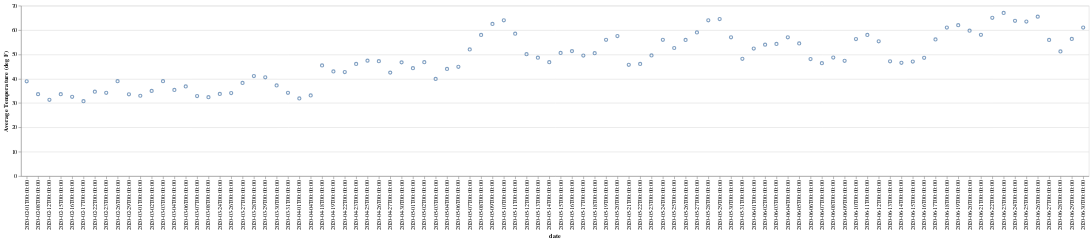

Notebook code for this chart:
### Code cell
ex_fids = list(weather_data.keys())[0]
ex_fids_data = clean_weather_dataframe(weather_data[ex_fids],ex_fids,location_dict[ex_fids]).reset_index()
alt.Chart(ex_fids_data).mark_point().encode(
    y='Average Temperature (deg F)',
    x='date'
)

### Figure 1 — Vega-Lite specification as saved in the notebook (floating-point values rounded to 4 significant figures)
{"config": {"view": {"continuousWidth": 400, "continuousHeight": 300}}, "data": {"name": "data-258b2c29cc75849e491ae2861a504a9e"}, "mark": "point", "encoding": {"x": {"type": "nominal", "field": "date"}, "y": {"type": "quantitative", "field": "Average Temperature (deg F)"}}, "$schema": "https://vega.github.io/schema/vega-lite/v4.8.1.json", "datasets": {"data-258b2c29cc75849e491ae2861a504a9e": [{"date": "2020-02-01T00:00:00", "Average Temperature (deg F)": 38.93}, {"date": "2020-02-08T00:00:00", "Average Temperature (deg F)": 33.67}, {"date": "2020-02-12T00:00:00", "Average Temperature (deg F)": 31.33}, {"date": "2020-02-15T00:00:00", "Average Temperature (deg F)": 33.65}, {"date": "2020-02-16T00:00:00", "Average Temperature (deg F)": 32.58}, {"date": "2020-02-17T00:00:00", "Average Temperature (deg F)": 30.77}, {"date": "2020-02-22T00:00:00", "Average Temperature (deg F)": 34.67}, {"date": "2020-02-23T00:00:00", "Average Temperature (deg F)": 34.21}, {"date": "2020-02-26T00:00:00", "Average Temperature (deg F)": 39.0}, {"date": "2020-02-29T00:00:00", "Average Temperature (deg F)": 33.61}, {"date": "2020-03-01T00:00:00", "Average Temperature (deg F)": 33.0}, {"date": "2020-03-02T00:00:00", "Average Temperature (deg F)": 35.0}, {"date": "2020-03-03T00:00:00", "Average Temperature (deg F)": 39.0}, {"date": "2020-03-04T00:00:00", "Average Temperature (deg F)": 35.4}, {"date": "2020-03-06T00:00:00", "Average Temperature (deg F)": 36.83}, {"date": "2020-03-07T00:00:00", "Average Temperature (deg F)": 32.88}, {"date": "2020-03-08T00:00:00", "Average Temperature (deg F)": 32.42}, {"date": "2020-03-24T00:00:00", "Average Temperature (deg F)": 33.75}, {"date": "2020-03-26T00:00:00", "Average Temperature (deg F)": 34.11}, {"date": "2020-03-27T00:00:00", "Average Temperature (deg F)": 38.27}, {"date": "2020-03-28T00:00:00", "Average Temperature (deg F)": 41.11}, {"date": "2020-03-29T00:00:00", "Average Temperature (deg F)": 40.58}, {"date": "2020-03-30T00:00:00", "Average Temperature (deg F)": 37.25}, {"date": "2020-03-31T00:00:00", "Average Temperature (deg F)": 34.21}, {"date": "2020-04-01T00:00:00", "Average Temperature (deg F)": 31.89}, {"date": "2020-04-04T00:00:00", "Average Temperature (deg F)": 33.14}, {"date": "2020-04-18T00:00:00", "Average Temperature (deg F)": 45.44}, {"date": "2020-04-19T00:00:00", "Average Temperature (deg F)": 43.0}, {"date": "2020-04-22T00:00:00", "Average Temperature (deg F)": 42.75}, {"date": "2020-04-23T00:00:00", "Average Temperature (deg F)": 46.06}, {"date": "2020-04-25T00:00:00", "Average Temperature (deg F)": 47.43}, {"date": "2020-04-26T00:00:00", "Average Temperature (deg F)": 47.17}, {"date": "2020-04-27T00:00:00", "Average Temperature (deg F)": 42.5}, {"date": "2020-04-30T00:00:00", "Average Temperature (deg F)": 46.71}, {"date": "2020-05-01T00:00:00", "Average Temperature (deg F)": 44.33}, {"date": "2020-05-02T00:00:00", "Average Temperature (deg F)": 46.8}, {"date": "2020-05-03T00:00:00", "Average Temperature (deg F)": 39.91}, {"date": "2020-05-04T00:00:00", "Average Temperature (deg F)": 44.0}, {"date": "2020-05-06T00:00:00", "Average Temperature (deg F)": 44.91}, {"date": "2020-05-07T00:00:00", "Average Temperature (deg F)": 52.0}, {"date": "2020-05-08T00:00:00", "Average Temperature (deg F)": 58.0}, {"date": "2020-05-09T00:00:00", "Average Temperature (deg F)": 62.5}, {"date": "2020-05-10T00:00:00", "Average Temperature (deg F)": 64.0}, {"date": "2020-05-11T00:00:00", "Average Temperature (deg F)": 58.5}, {"date": "2020-05-12T00:00:00", "Average Temperature (deg F)": 50.07}, {"date": "2020-05-13T00:00:00", "Average Temperature (deg F)": 48.63}, {"date": "2020-05-14T00:00:00", "Average Temperature (deg F)": 46.78}, {"date": "2020-05-15T00:00:00", "Average Temperature (deg F)": 50.58}, {"date": "2020-05-16T00:00:00", "Average Temperature (deg F)": 51.33}, {"date": "2020-05-17T00:00:00", "Average Temperature (deg F)": 49.53}, {"date": "2020-05-18T00:00:00", "Average Temperature (deg F)": 50.5}, {"date": "2020-05-19T00:00:00", "Average Temperature (deg F)": 56.0}, {"date": "2020-05-20T00:00:00", "Average Temperature (deg F)": 57.5}, {"date": "2020-05-21T00:00:00", "Average Temperature (deg F)": 45.71}, {"date": "2020-05-22T00:00:00", "Average Temperature (deg F)": 46.06}, {"date": "2020-05-23T00:00:00", "Average Temperature (deg F)": 49.54}, {"date": "2020-05-24T00:00:00", "Average Temperature (deg F)": 56.0}, {"date": "2020-05-25T00:00:00", "Average Temperature (deg F)": 52.62}, {"date": "2020-05-26T00:00:00", "Average Temperature (deg F)": 55.95}, {"date": "2020-05-27T00:00:00", "Average Temperature (deg F)": 59.0}, {"date": "2020-05-28T00:00:00", "Average Temperature (deg F)": 64.0}, {"date": "2020-05-29T00:00:00", "Average Temperature (deg F)": 64.5}, {"date": "2020-05-30T00:00:00", "Average Temperature (deg F)": 57.0}, {"date": "2020-05-31T00:00:00", "Average Temperature (deg F)": 48.19}, {"date": "2020-06-01T00:00:00", "Average Temperature (deg F)": 52.4}, {"date": "2020-06-02T00:00:00", "Average Temperature (deg F)": 54.0}, {"date": "2020-06-03T00:00:00", "Average Temperature (deg F)": 54.26}, {"date": "2020-06-04T00:00:00", "Average Temperature (deg F)": 57.0}, {"date": "2020-06-05T00:00:00", "Average Temperature (deg F)": 54.5}, {"date": "2020-06-06T00:00:00", "Average Temperature (deg F)": 48.06}, {"date": "2020-06-07T00:00:00", "Average Temperature (deg F)": 46.37}, {"date": "2020-06-08T00:00:00", "Average Temperature (deg F)": 48.7}, {"date": "2020-06-09T00:00:00", "Average Temperature (deg F)": 47.36}, {"date": "2020-06-10T00:00:00", "Average Temperature (deg F)": 56.27}, {"date": "2020-06-11T00:00:00", "Average Temperature (deg F)": 58.0}, {"date": "2020-06-12T00:00:00", "Average Temperature (deg F)": 55.34}, {"date": "2020-06-13T00:00:00", "Average Temperature (deg F)": 47.14}, {"date": "2020-06-14T00:00:00", "Average Temperature (deg F)": 46.55}, {"date": "2020-06-15T00:00:00", "Average Temperature (deg F)": 47.06}, {"date": "2020-06-16T00:00:00", "Average Temperature (deg F)": 48.59}, {"date": "2020-06-17T00:00:00", "Average Temperature (deg F)": 56.15}, {"date": "2020-06-18T00:00:00", "Average Temperature (deg F)": 61.0}, {"date": "2020-06-19T00:00:00", "Average Temperature (deg F)": 62.0}, {"date": "2020-06-20T00:00:00", "Average Temperature (deg F)": 59.73}, {"date": "2020-06-21T00:00:00", "Average Temperature (deg F)": 58.03}, {"date": "2020-06-22T00:00:00", "Average Temperature (deg F)": 65.0}, {"date": "2020-06-23T00:00:00", "Average Temperature (deg F)": 67.0}, {"date": "2020-06-24T00:00:00", "Average Temperature (deg F)": 63.8}, {"date": "2020-06-25T00:00:00", "Average Temperature (deg F)": 63.5}, {"date": "2020-06-26T00:00:00", "Average Temperature (deg F)": 65.5}, {"date": "2020-06-27T00:00:00", "Average Temperature (deg F)": 55.91}, {"date": "2020-06-28T00:00:00", "Average Temperature (deg F)": 51.22}, {"date": "2020-06-29T00:00:00", "Average Temperature (deg F)": 56.33}, {"date": "2020-06-30T00:00:00", "Average Temperature (deg F)": 61.0}]}}
